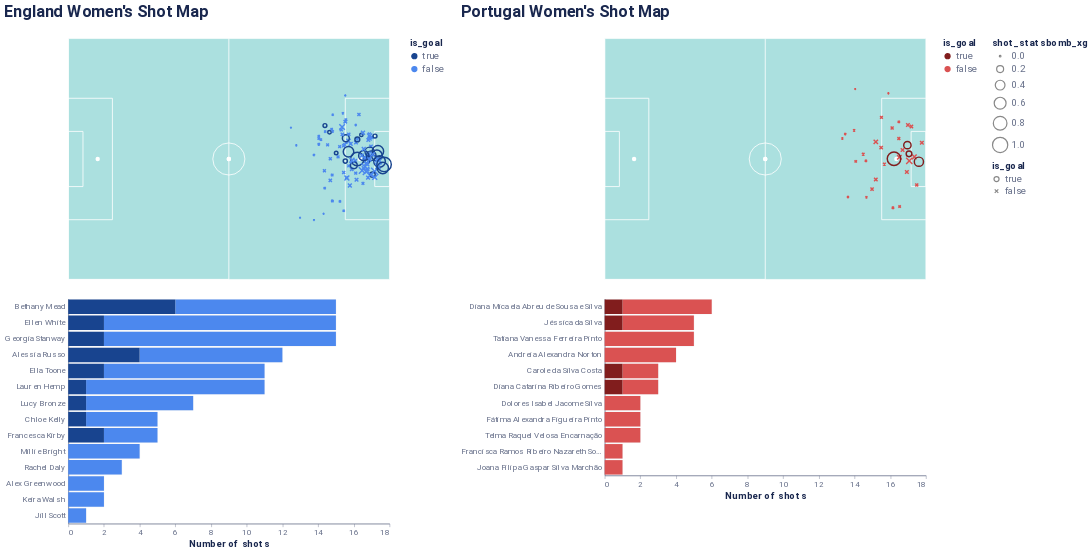

Notebook source saved alongside this figure:
### Code cell
(shot_map("England Women's", "blue") | 
    shot_map("Portugal Women's", "red" )
).resolve_scale(
    color="independent",
    stroke="independent"
)
